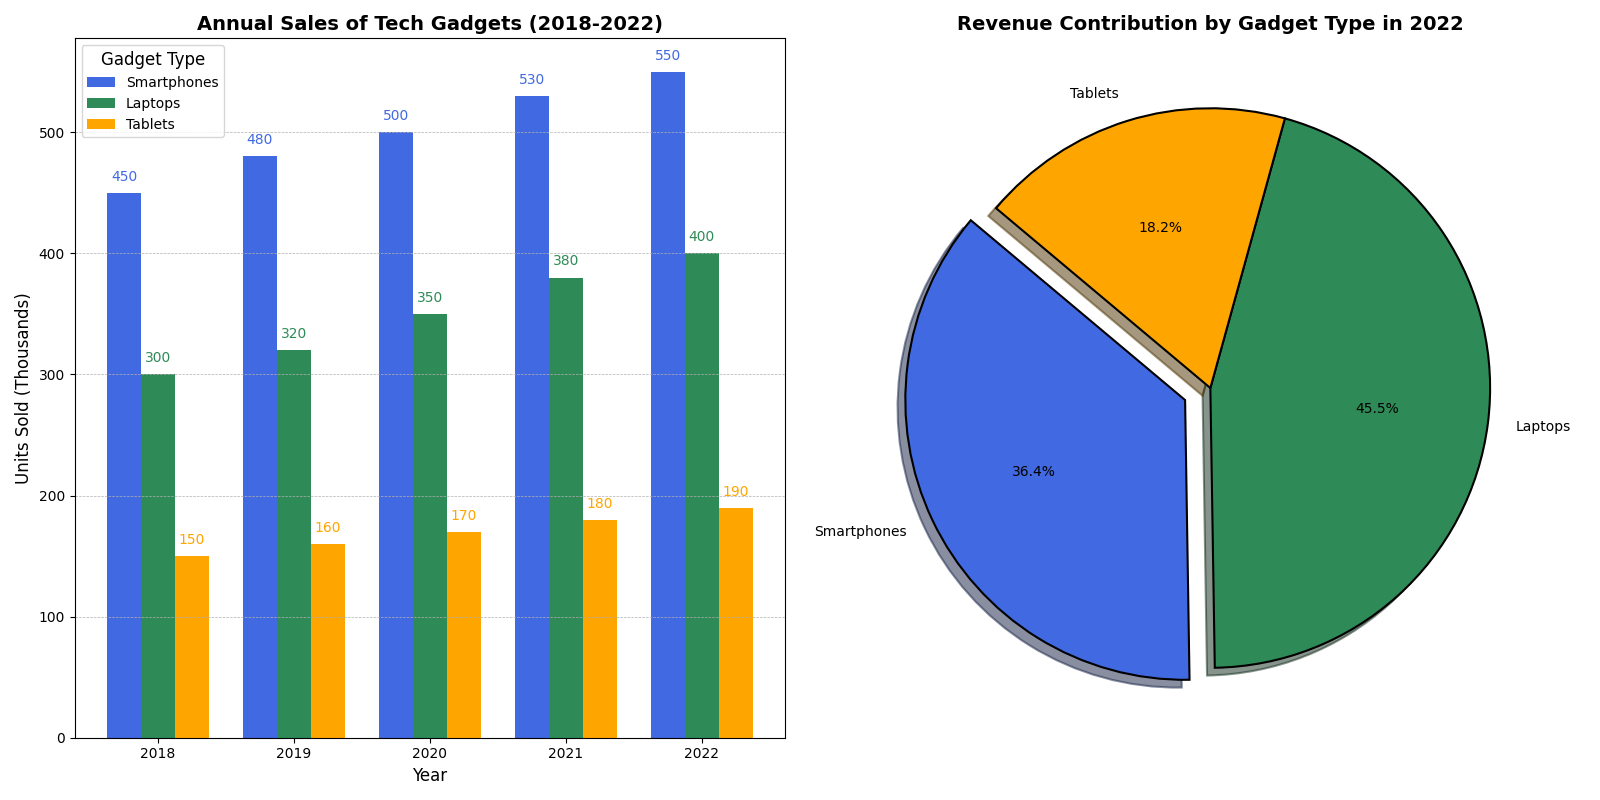

Python code for this plot:
import matplotlib.pyplot as plt
import numpy as np

# Backstory: 
# A tech company tracks its annual sales of different types of tech gadgets over the last 5 years. 
# The company sells three main types of gadgets: Smartphones, Laptops, and Tablets.
# We will visualize this data using a bar chart to understand the sales trends over the years and also introduce a subplot showing the overall revenue contribution of each gadget type in the latest year.

# Data (in thousands of units)
years = ['2018', '2019', '2020', '2021', '2022']
smartphones_sales = [450, 480, 500, 530, 550]
laptops_sales = [300, 320, 350, 380, 400]
tablets_sales = [150, 160, 170, 180, 190]

# Overall revenue contribution in 2022 (in millions USD)
smartphones_revenue_2022 = 200  # million USD
laptops_revenue_2022 = 250  # million USD
tablets_revenue_2022 = 100  # million USD

# Bar positions
bar_width = 0.25
year_indices = np.arange(len(years))

# Creating the figure and subplots
fig, ax = plt.subplots(1, 2, figsize=(16, 8))

# First subplot: Bar chart of sales over the years
ax[0].bar(year_indices - bar_width, smartphones_sales, width=bar_width, color='royalblue', label='Smartphones')
ax[0].bar(year_indices, laptops_sales, width=bar_width, color='seagreen', label='Laptops')
ax[0].bar(year_indices + bar_width, tablets_sales, width=bar_width, color='orange', label='Tablets')

ax[0].set_title('Annual Sales of Tech Gadgets (2018-2022)', fontsize=14, fontweight='bold')
ax[0].set_xlabel('Year', fontsize=12)
ax[0].set_ylabel('Units Sold (Thousands)', fontsize=12)
ax[0].set_xticks(year_indices)
ax[0].set_xticklabels(years)
ax[0].legend(title='Gadget Type', fontsize=10, title_fontsize='12')
ax[0].grid(True, which='major', axis='y', linestyle='--', linewidth=0.5)

# Annotating Sales Figures
for i in range(len(years)):
    ax[0].text(year_indices[i] - bar_width, smartphones_sales[i] + 10, f'{smartphones_sales[i]}', ha='center', color='royalblue')
    ax[0].text(year_indices[i], laptops_sales[i] + 10, f'{laptops_sales[i]}', ha='center', color='seagreen')
    ax[0].text(year_indices[i] + bar_width, tablets_sales[i] + 10, f'{tablets_sales[i]}', ha='center', color='orange')

# Second subplot: Pie chart of revenue contribution in 2022
revenues_2022 = [smartphones_revenue_2022, laptops_revenue_2022, tablets_revenue_2022]
labels = ['Smartphones', 'Laptops', 'Tablets']
colors = ['royalblue', 'seagreen', 'orange']
explode = (0.1, 0, 0)  # emphasize the highest contributor

ax[1].pie(revenues_2022, labels=labels, autopct='%1.1f%%', startangle=140, colors=colors, explode=explode, shadow=True, wedgeprops={'edgecolor': 'black', 'linewidth': 1.5})
ax[1].set_title('Revenue Contribution by Gadget Type in 2022', fontsize=14, fontweight='bold')

# Tight layout to avoid overlap
plt.tight_layout()

# Display the chart
plt.show()
